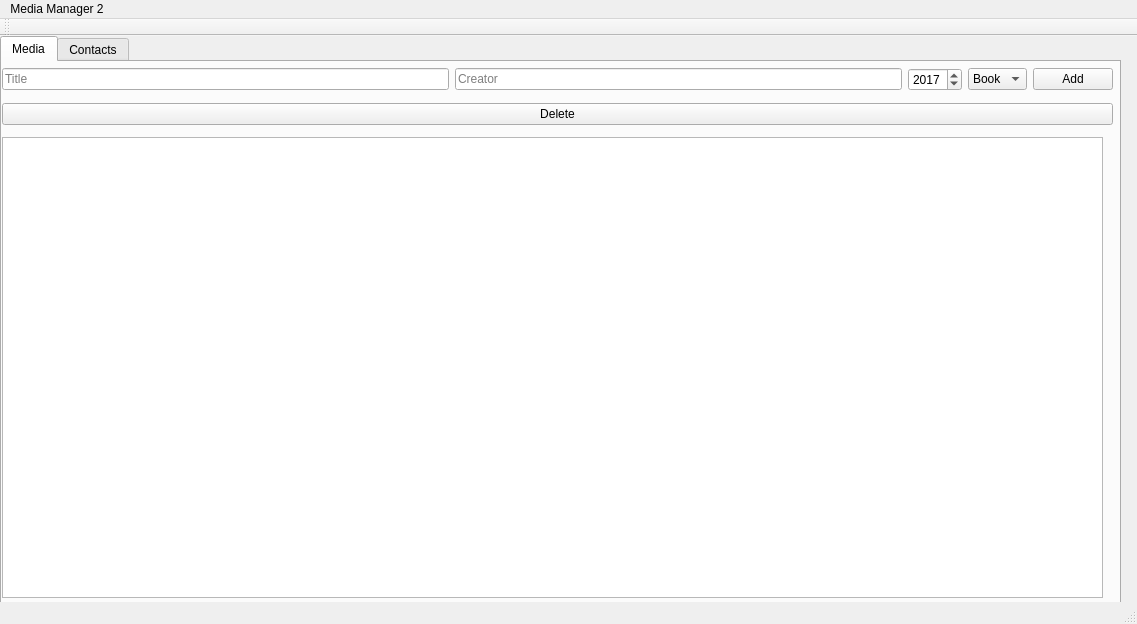
<?xml version="1.0" encoding="UTF-8"?>
<ui version="4.0">
 <class>MediaManager</class>
 <widget class="QMainWindow" name="MediaManager">
  <property name="geometry">
   <rect>
    <x>0</x>
    <y>0</y>
    <width>1137</width>
    <height>624</height>
   </rect>
  </property>
  <property name="windowTitle">
   <string>Media Manager 2</string>
  </property>
  <widget class="QWidget" name="centralwidget">
   <widget class="QTabWidget" name="tabWidget">
    <property name="geometry">
     <rect>
      <x>0</x>
      <y>0</y>
      <width>1121</width>
      <height>581</height>
     </rect>
    </property>
    <property name="currentIndex">
     <number>0</number>
    </property>
    <widget class="QWidget" name="media_widget">
     <attribute name="title">
      <string>Media</string>
     </attribute>
     <widget class="QWidget" name="verticalLayoutWidget">
      <property name="geometry">
       <rect>
        <x>0</x>
        <y>0</y>
        <width>1111</width>
        <height>543</height>
       </rect>
      </property>
      <layout class="QVBoxLayout" name="verticalLayout">
       <item>
        <layout class="QHBoxLayout" name="medium_input">
         <item>
          <widget class="QLineEdit" name="title_input">
           <property name="placeholderText">
            <string>Title</string>
           </property>
          </widget>
         </item>
         <item>
          <widget class="QLineEdit" name="creator_input">
           <property name="placeholderText">
            <string>Creator</string>
           </property>
          </widget>
         </item>
         <item>
          <widget class="QDateEdit" name="year_input">
           <property name="date">
            <date>
             <year>2017</year>
             <month>1</month>
             <day>1</day>
            </date>
           </property>
           <property name="currentSection">
            <enum>QDateTimeEdit::YearSection</enum>
           </property>
           <property name="displayFormat">
            <string>yyyy</string>
           </property>
           <property name="calendarPopup">
            <bool>false</bool>
           </property>
          </widget>
         </item>
         <item>
          <widget class="QComboBox" name="type_input">
           <item>
            <property name="text">
             <string>Book</string>
            </property>
           </item>
           <item>
            <property name="text">
             <string>Film</string>
            </property>
           </item>
          </widget>
         </item>
         <item>
          <widget class="QPushButton" name="add_medium_button">
           <property name="text">
            <string>Add</string>
           </property>
          </widget>
         </item>
        </layout>
       </item>
       <item>
        <widget class="QPushButton" name="delete_medium_button">
         <property name="text">
          <string>Delete</string>
         </property>
        </widget>
       </item>
       <item>
        <widget class="QTableView" name="media_table">
         <property name="minimumSize">
          <size>
           <width>1101</width>
           <height>461</height>
          </size>
         </property>
         <property name="maximumSize">
          <size>
           <width>1101</width>
           <height>461</height>
          </size>
         </property>
         <property name="selectionBehavior">
          <enum>QAbstractItemView::SelectRows</enum>
         </property>
         <attribute name="horizontalHeaderDefaultSectionSize">
          <number>150</number>
         </attribute>
         <attribute name="horizontalHeaderMinimumSectionSize">
          <number>150</number>
         </attribute>
         <attribute name="horizontalHeaderStretchLastSection">
          <bool>true</bool>
         </attribute>
         <attribute name="verticalHeaderHighlightSections">
          <bool>false</bool>
         </attribute>
        </widget>
       </item>
      </layout>
     </widget>
    </widget>
    <widget class="QWidget" name="contacts_tab">
     <attribute name="title">
      <string>Contacts</string>
     </attribute>
     <widget class="QWidget" name="verticalLayoutWidget_2">
      <property name="geometry">
       <rect>
        <x>0</x>
        <y>0</y>
        <width>1121</width>
        <height>553</height>
       </rect>
      </property>
      <layout class="QVBoxLayout" name="verticalLayout_5">
       <item>
        <layout class="QHBoxLayout" name="contact_inputs">
         <item>
          <widget class="QLineEdit" name="firstname_input">
           <property name="placeholderText">
            <string>Firstname</string>
           </property>
          </widget>
         </item>
         <item>
          <widget class="QLineEdit" name="lastname_input">
           <property name="placeholderText">
            <string>Lastname</string>
           </property>
          </widget>
         </item>
         <item>
          <widget class="QPushButton" name="add_contact_button">
           <property name="text">
            <string>Add</string>
           </property>
          </widget>
         </item>
        </layout>
       </item>
       <item>
        <widget class="QPushButton" name="delete_contact_button">
         <property name="text">
          <string>Delete</string>
         </property>
        </widget>
       </item>
       <item>
        <widget class="QTableView" name="contacts_table">
         <property name="minimumSize">
          <size>
           <width>1101</width>
           <height>471</height>
          </size>
         </property>
         <property name="selectionBehavior">
          <enum>QAbstractItemView::SelectRows</enum>
         </property>
         <attribute name="horizontalHeaderDefaultSectionSize">
          <number>400</number>
         </attribute>
         <attribute name="horizontalHeaderMinimumSectionSize">
          <number>400</number>
         </attribute>
         <attribute name="horizontalHeaderStretchLastSection">
          <bool>true</bool>
         </attribute>
         <attribute name="verticalHeaderHighlightSections">
          <bool>false</bool>
         </attribute>
        </widget>
       </item>
      </layout>
     </widget>
    </widget>
   </widget>
  </widget>
  <widget class="QMenuBar" name="menubar">
   <property name="geometry">
    <rect>
     <x>0</x>
     <y>0</y>
     <width>1137</width>
     <height>27</height>
    </rect>
   </property>
   <widget class="QMenu" name="menuMedia_Manager_2">
    <property name="title">
     <string>Media Manager 2</string>
    </property>
   </widget>
   <addaction name="menuMedia_Manager_2"/>
  </widget>
  <widget class="QStatusBar" name="statusbar"/>
  <widget class="QToolBar" name="toolBar">
   <property name="windowTitle">
    <string>toolBar</string>
   </property>
   <attribute name="toolBarArea">
    <enum>TopToolBarArea</enum>
   </attribute>
   <attribute name="toolBarBreak">
    <bool>false</bool>
   </attribute>
  </widget>
 </widget>
 <resources/>
 <connections/>
</ui>
